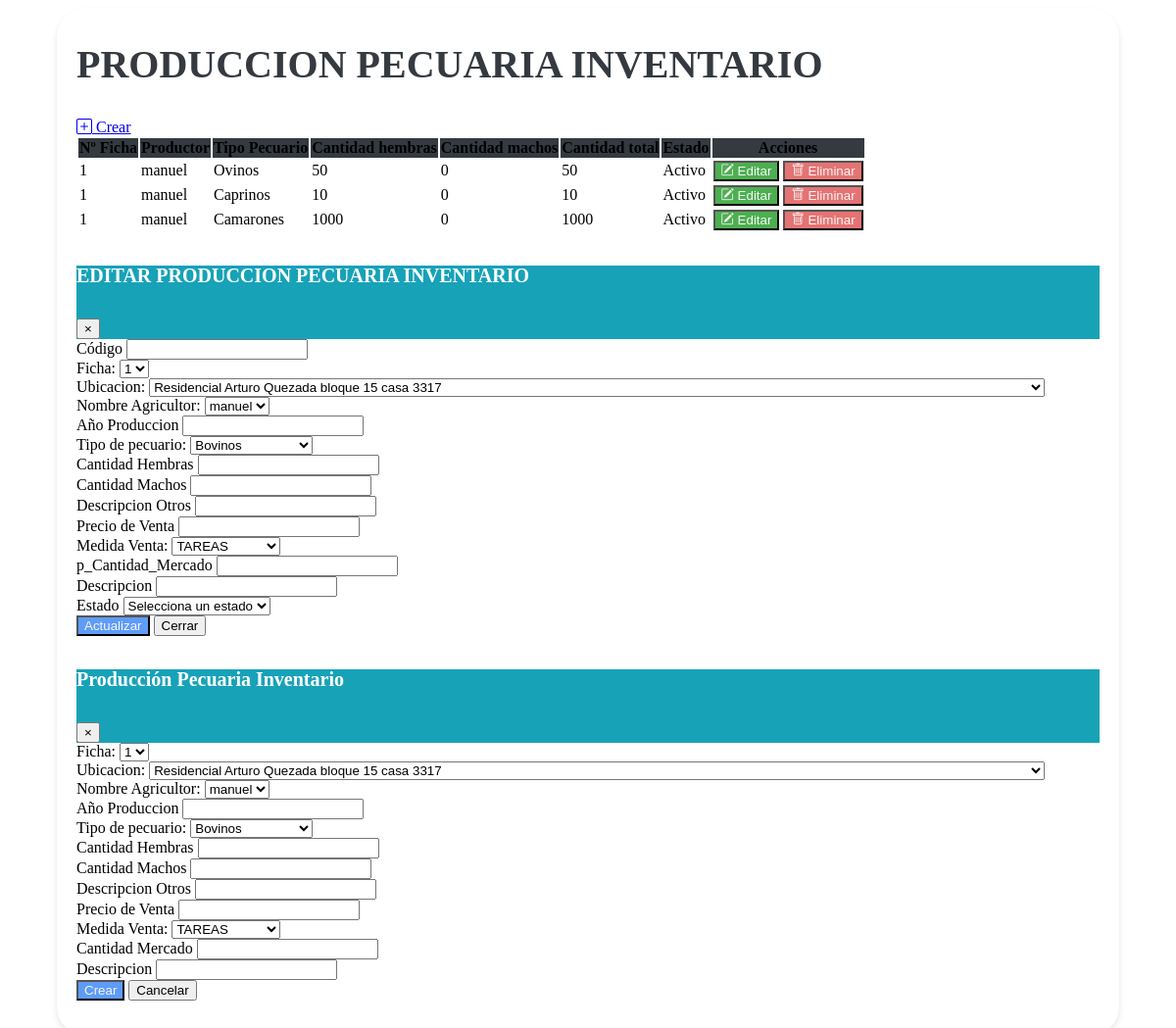
The app's page /vistas/Mantenimiento_Produccion_Pecuaria_Inventario.php, older data.
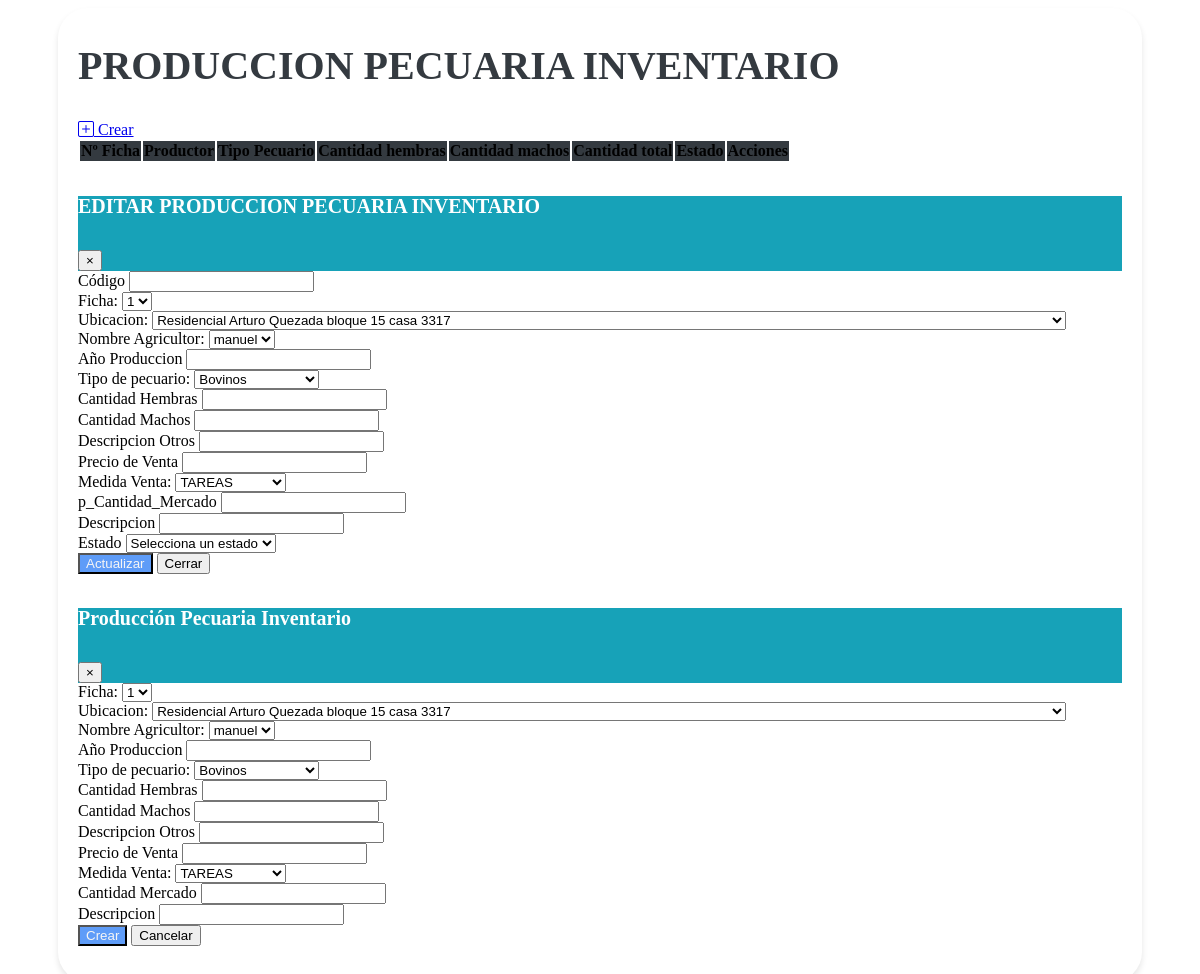
The same page, newer data.
### tables this page shows
CREATE TABLE `tbl_produccion_pecuaria` (
  `Id_Produccion_Pecuaria` bigint(20) NOT NULL,
  `Id_Ficha` bigint(20) DEFAULT NULL,
  `Id_Ubicacion` bigint(20) DEFAULT NULL,
  `Id_Productor` bigint(20) DEFAULT NULL,
  `Año_Produccion` int(11) DEFAULT NULL,
  `Id_Tipo_Pecuario` bigint(20) DEFAULT NULL,
  `Cantidad_Hembras` int(11) DEFAULT NULL,
  `Cantidad_Machos` int(11) DEFAULT NULL,
  `Cantidad_Total` int(11) DEFAULT NULL,
  `Descripcion_Otros` varchar(255) DEFAULT NULL,
  `Descripcion` varchar(255) DEFAULT NULL,
  `Creado_Por` varchar(255) DEFAULT NULL,
  `Fecha_Creacion` timestamp NOT NULL DEFAULT current_timestamp(),
  `Modificado_Por` varchar(255) DEFAULT NULL,
  `Fecha_Modificacion` timestamp NOT NULL DEFAULT current_timestamp() ON UPDATE current_timestamp(),
  `Estado` enum('A','I') DEFAULT 'A'
);

CREATE TABLE `fichas` (
  `id_ficha` bigint(20) NOT NULL DEFAULT 0,
  `fecha_solicitud` date DEFAULT NULL,
  `anio_solicitud` int(11) DEFAULT NULL,
  `descripcion` varchar(255) DEFAULT NULL,
  `creado_por` varchar(50) DEFAULT NULL,
  `fecha_creacion` timestamp NOT NULL DEFAULT current_timestamp(),
  `modificado_por` varchar(50) DEFAULT NULL,
  `fecha_modificacion` timestamp NOT NULL DEFAULT current_timestamp() ON UPDATE current_timestamp(),
  `estado` enum('A','I') DEFAULT NULL,
  `fecha_entrevista` date DEFAULT NULL,
  `nombre_encuentrador` varchar(50) DEFAULT NULL,
  `firma_productor` varchar(100) DEFAULT NULL,
  `nombre_encuestador` varchar(50) DEFAULT NULL,
  `firma_encuestador` varchar(100) DEFAULT NULL,
  `nombre_supervisor` varchar(50) DEFAULT NULL,
  `firma_supervisor` varchar(100) DEFAULT NULL
);

CREATE TABLE `tbl_productor` (
  `id_ficha` varchar(50) DEFAULT NULL,
  `id_productor` bigint(20) NOT NULL,
  `primer_nombre` varchar(255) DEFAULT NULL,
  `segundo_nombre` varchar(255) DEFAULT NULL,
  `primer_apellido` varchar(255) DEFAULT NULL,
  `segundo_apellido` varchar(255) DEFAULT NULL,
  `identificacion` bigint(20) DEFAULT NULL,
  `fecha_nacimiento` date DEFAULT NULL,
  `genero` varchar(10) DEFAULT NULL,
  `estado_civil` varchar(20) DEFAULT NULL,
  `nivel_escolaridad` varchar(50) DEFAULT NULL,
  `ultimo_grado_escolar_aprobado` varchar(50) DEFAULT NULL,
  `telefono_1` int(11) DEFAULT NULL,
  `telefono_2` int(11) DEFAULT NULL,
  `telefono_3` int(11) DEFAULT NULL,
  `email_1` varchar(255) DEFAULT NULL,
  `email_2` varchar(255) DEFAULT NULL,
  `email_3` varchar(255) DEFAULT NULL,
  `descripcion` text DEFAULT NULL,
  `creado_por` varchar(25) DEFAULT NULL,
  `fecha_creacion` timestamp NOT NULL DEFAULT current_timestamp() ON UPDATE current_timestamp(),
  `modificado_por` varchar(25) DEFAULT NULL,
  `fecha_modificacion` timestamp NOT NULL DEFAULT current_timestamp(),
  `estado` enum('A','I') DEFAULT NULL
);

CREATE TABLE `tbl_tipo_pecuarios` (
  `id_tipo_pecuario` bigint(20) NOT NULL,
  `tipo_pecuario` varchar(25) NOT NULL,
  `raza_con_genero` enum('s','n') DEFAULT NULL,
  `descripcion` text DEFAULT NULL,
  `creado_por` varchar(50) DEFAULT NULL,
  `fecha_creacion` timestamp NULL DEFAULT current_timestamp(),
  `modificado_por` varchar(50) DEFAULT NULL,
  `fecha_modificacion` timestamp NULL DEFAULT current_timestamp() ON UPDATE current_timestamp(),
  `estado` enum('A','I') DEFAULT NULL
);

### vistas/Mantenimiento_Produccion_Pecuaria_Inventario.php (the view, shortened to what the rows shown need)
<link href="https://cdn.jsdelivr.net/npm/bootstrap-icons@1.10.0/font/bootstrap-icons.css" rel="stylesheet">
<link rel="stylesheet" href="assets/css/estilos.css">
    <link rel="stylesheet" href="https://cdn.datatables.net/1.10.20/css/dataTables.bootstrap4.min.css">
<div class="containertable">
    <div class="d-flex justify-content-between align-items-end mb-4">
        <div>
            <h1 class="poppins-font mb-2">PRODUCCION PECUARIA INVENTARIO</h1>
            <br>
        </div>
    </div>
    <div class="table-responsive">
    <table id="tablax" class="table table-hover">
            <thead class="table-dark text-center" style="background-color: #343A40;">
                <tr>
                    <th scope="col">Nº Ficha</th>
                    <th scope="col">Productor</th>
                    <th scope="col">Tipo Pecuario</th>
                    <th scope="col">Cantidad hembras</th>
                    <th scope="col">Cantidad machos</th>
                    <th scope="col">Cantidad total</th>
                    <th scope="col">Estado</th>
                    <th scope="col">Acciones</th>
                </tr>
            </thead>
            <tbody class="text-center">
                <?php
                include "../php/conexion_be.php";
                $sql = $conexion->query("SELECT
                PP.*,
                TP.tipo_pecuario,
                P.primer_nombre,
                F.id_ficha
            FROM
                tbl_produccion_pecuaria PP
                INNER JOIN tbl_tipo_pecuarios TP ON PP.id_tipo_pecuario = TP.id_tipo_pecuario
                INNER JOIN tbl_productor P ON PP.Id_Productor = P.id_productor
                INNER JOIN fichas F ON PP.Id_Ficha = F.id_ficha;
            ");
                while ($datos = $sql->fetch_object()) { ?>
                    <tr>
                        <td><?= $datos->id_ficha ?></td>
                        <td><?= $datos->primer_nombre ?></td>
                        <td><?= $datos ->tipo_pecuario ?></td>
                        <td><?= $datos->Cantidad_Hembras ?></td>
                        <td><?= $datos->Cantidad_Machos ?></td>
                        <td><?= $datos->Cantidad_Total ?></td>
                        <td><?php
                            if ($datos->Estado == "A") {
                                echo '<span class="badge bg-success">Activo</span>';
                            } else {
                                echo '<span class="badge bg-danger">Inactivo</span>';
                            }
                            ?></td>
                        <td>
                            <button type="button" class="btn btn-editar" data-toggle="modal" data-target="#modalEditar" onclick="abrirModalEditar('<?= $datos->Id_Produccion_Pecuaria ?>', '<?= $datos->Id_Ficha ?>', '<?= $datos->Id_Ubicacion ?>', '<?= $datos->Id_Productor ?>', '<?= $datos->Año_Produccion ?>','<?= $datos->Id_Tipo_Pecuario ?>', '<?= $datos->Cantidad_Hembras ?>', '<?= $datos->Cantidad_Machos ?>', '<?= $datos->Descripcion_Otros ?>', '<?= $datos->Precio_Venta ?>', '<?= $datos->Id_Medida_Venta ?>', '<?= $datos->Cantidad_Mercado ?>', '<?= $datos->Descripcion ?>', '<?= $datos->Estado ?>')">
                                <i class="bi bi-pencil-square"></i>
                                Editar
                            </button>
                            <form id="deleteForm" method="POST" action="modelos/eliminar_produccion_pecuaria_inventario.php" style="display: inline;">
                                <button type="submit" class="btn btn-eliminar">
                                    <i class="bi bi-trash"></i>
                                    Eliminar
                                </button>
                            </form>
                        </td>
                    </tr>
                <?php }
                ?>
            </tbody>
        </table>
    </div>

Row changes from the older to the newer data that the page shows:
removed tbl_produccion_pecuaria: Id_Ficha.id_ficha "1", Id_Productor.primer_nombre "manuel", Id_Tipo_Pecuario.tipo_pecuario "Ovinos", Cantidad_Hembras "50", Cantidad_Machos "0", Cantidad_Total "50", Estado "Activo"
removed tbl_produccion_pecuaria: Id_Ficha.id_ficha "1", Id_Productor.primer_nombre "manuel", Id_Tipo_Pecuario.tipo_pecuario "Caprinos", Cantidad_Hembras "10", Cantidad_Machos "0", Cantidad_Total "10", Estado "Activo"
removed tbl_produccion_pecuaria: Id_Ficha.id_ficha "1", Id_Productor.primer_nombre "manuel", Id_Tipo_Pecuario.tipo_pecuario "Camarones", Cantidad_Hembras "1000", Cantidad_Machos "0", Cantidad_Total "1000", Estado "Activo"
